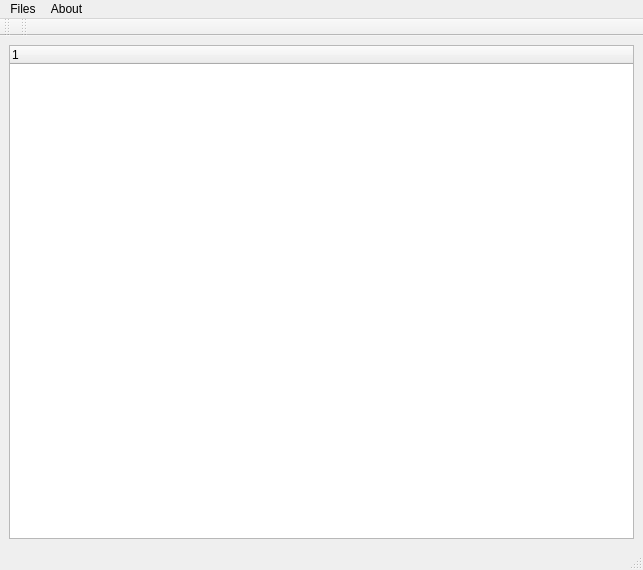
<?xml version="1.0" encoding="UTF-8"?>
<ui version="4.0">
 <class>MainWindow</class>
 <widget class="QMainWindow" name="MainWindow">
  <property name="geometry">
   <rect>
    <x>0</x>
    <y>0</y>
    <width>643</width>
    <height>570</height>
   </rect>
  </property>
  <property name="windowTitle">
   <string>MainWindow</string>
  </property>
  <widget class="QWidget" name="centralwidget">
   <layout class="QHBoxLayout" name="horizontalLayout_2">
    <item>
     <widget class="GUI::FileList" name="treeWidget">
      <column>
       <property name="text">
        <string notr="true">1</string>
       </property>
      </column>
     </widget>
    </item>
   </layout>
  </widget>
  <widget class="QMenuBar" name="menubar">
   <property name="geometry">
    <rect>
     <x>0</x>
     <y>0</y>
     <width>643</width>
     <height>21</height>
    </rect>
   </property>
   <widget class="QMenu" name="menuTest">
    <property name="title">
     <string>Files</string>
    </property>
    <addaction name="actionAdd"/>
   </widget>
   <widget class="QMenu" name="menuAbout">
    <property name="title">
     <string>About</string>
    </property>
    <addaction name="actionQt"/>
   </widget>
   <addaction name="menuTest"/>
   <addaction name="menuAbout"/>
  </widget>
  <widget class="QToolBar" name="toolBar">
   <property name="windowTitle">
    <string>toolBar</string>
   </property>
   <attribute name="toolBarArea">
    <enum>TopToolBarArea</enum>
   </attribute>
   <attribute name="toolBarBreak">
    <bool>false</bool>
   </attribute>
  </widget>
  <widget class="QStatusBar" name="statusBar"/>
  <widget class="QToolBar" name="toolBar_2">
   <property name="windowTitle">
    <string>toolBar_2</string>
   </property>
   <attribute name="toolBarArea">
    <enum>TopToolBarArea</enum>
   </attribute>
   <attribute name="toolBarBreak">
    <bool>false</bool>
   </attribute>
  </widget>
  <action name="actionAdd">
   <property name="text">
    <string>Add</string>
   </property>
  </action>
  <action name="actionQt">
   <property name="text">
    <string>Qt</string>
   </property>
  </action>
 </widget>
 <customwidgets>
  <customwidget>
   <class>GUI::FileList</class>
   <extends>QTreeWidget</extends>
   <header>FileList.hpp</header>
  </customwidget>
 </customwidgets>
 <resources/>
 <connections/>
</ui>
